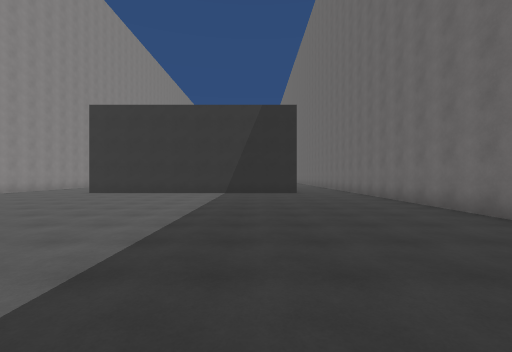
View 1 (above)

16 first-person views from a walk through a Unity game level. The camera is 1.5 m above the floor, looks level and sees 90° across. The floor is counted in squares, 2.01 m on a side. Each view is taken from the middle of a square. On the plan, view 1 faces up. The plan holds only what a view shows up to about 9 squares ahead; the rest is blank. The place goes on beyond the plan. The player is left out.

View 2
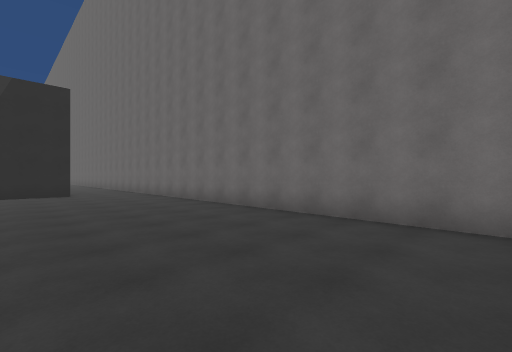

View 3
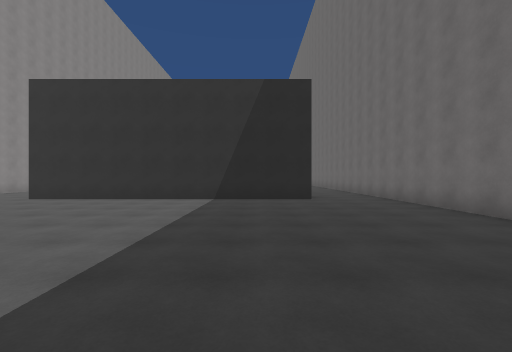

View 4
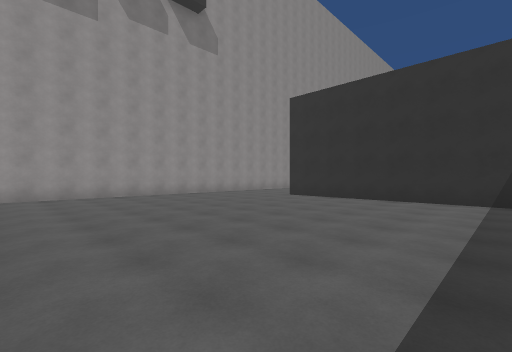

View 5
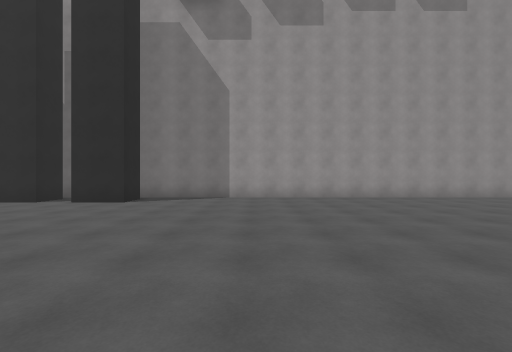

View 6
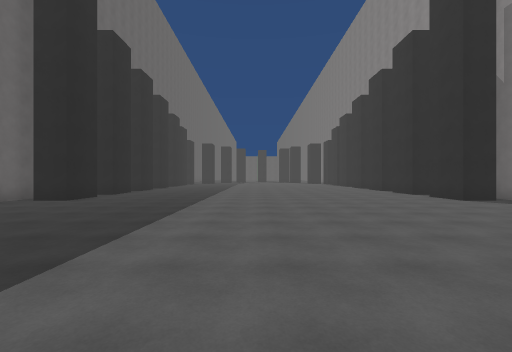

View 7
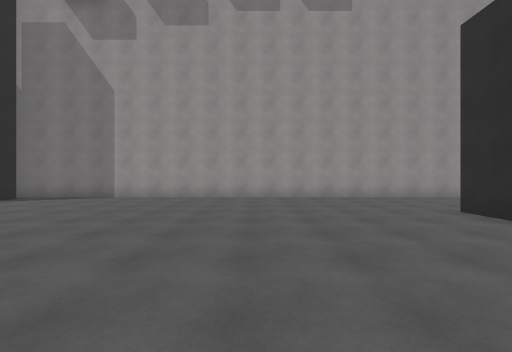

View 8
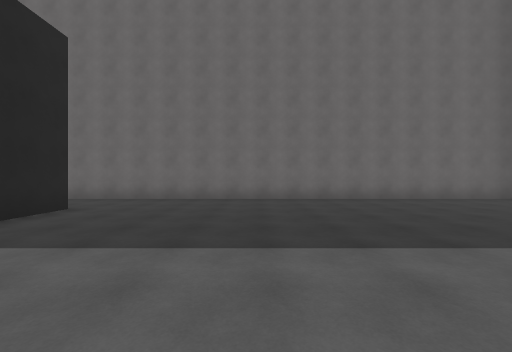

View 9
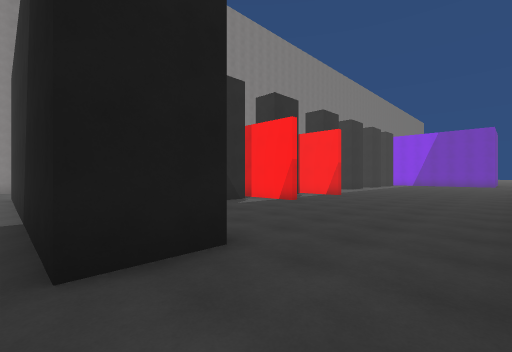

View 10
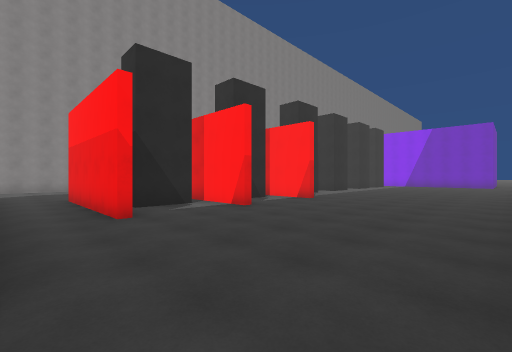

View 11
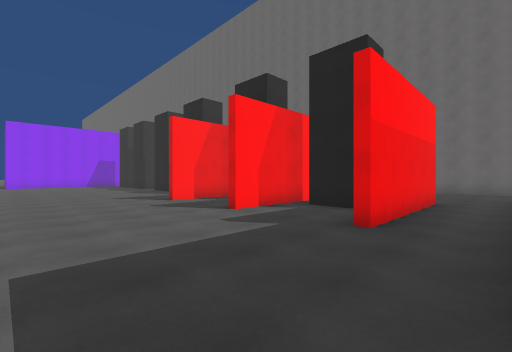

View 12
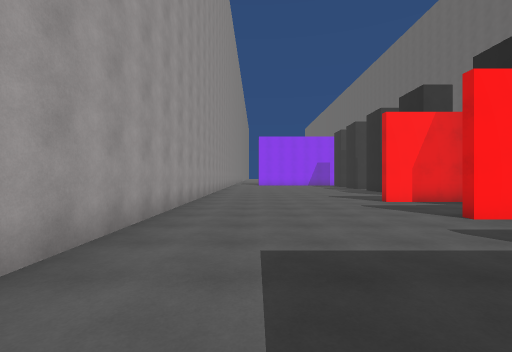

View 13
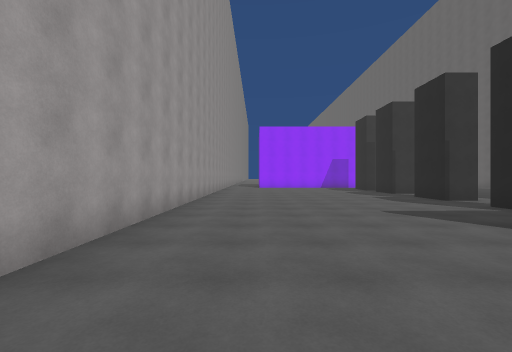

View 14
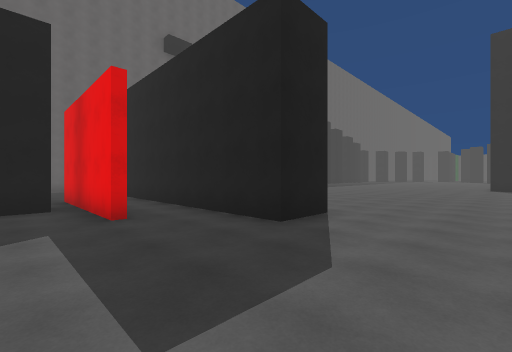

View 15
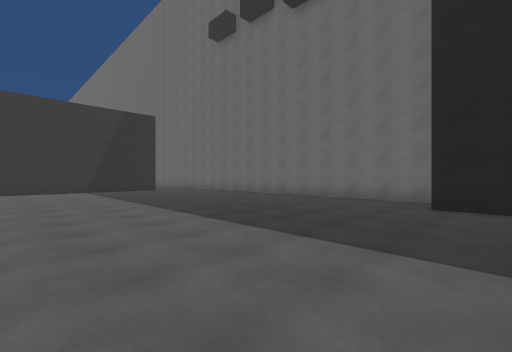

View 16
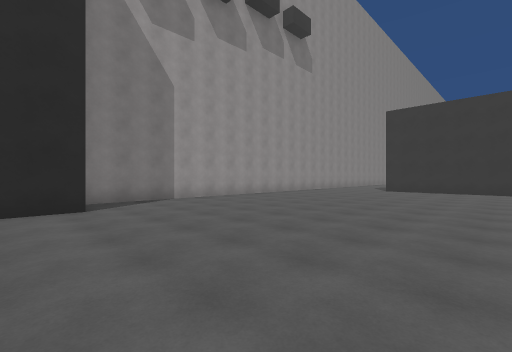

### Floor plan
Points are (right, up) in squares from view 1. A wall is a line through its corners. A room is listed if a view was taken in it or the views show most of it. See-through windows are left out.
Room 1 (views 1, 2, 3, 4, 5, 6, 7, 8, 9, 10, 11, 12, 13, 14, 15, 16)
walls: (-0.8, 14.4) (-5.2, 14.4); (-3.3, 15.2) (-3.3, 16.8); (-5.2, 14.7) (-0.9, 14.7); (1.8, 12.9) (1.8, 11.3) (-7.3, 11.3) (-7.3, 12.8) (-0.5, 12.8); (-2.3, 16.8) (-2.3, 15.2); (-0.8, 17.4) (-5.2, 17.4); (-2.3, 19.5) (-2.3, 19); (-3, 20.4) (-5.2, 20.4); (-0.8, 20.4) (-1.4, 20.4); (-3.3, 22.6) (-3.3, 23.2); (-2.2, 24.8) (-3.3, 24.8) (-3.3, 26); (-10.4, -0.7) (-9.3, -0.7) (-9.3, -2.2); (2.7, -2) (2.7, -0.7) (3.8, -0.7); (4.4, -1.5) (4.4, 13.1); (-10.9, 25.9) (-10.9, -1.5)

Where each view was taken, in squares from view 1:
view 1: 0 up, 0 right, facing up
view 2: 0 up, 0 right, facing up-right
view 3: 3 up, 0 right, facing up
view 4: 3 up, 1 left, facing up-left
view 5: 3 up, 2 left, facing left
view 6: 7 up, 3 left, facing down
view 7: 7 up, 2 left, facing left
view 8: 7 up, 4 left, facing right
view 9: 11 up, 4 right, facing up-left
view 10: 13 up, 4 right, facing up-left
view 11: 13 up, 9 left, facing up-right
view 12: 13 up, 9 left, facing up
view 13: 17 up, 9 left, facing up
view 14: 16 up, 10 left, facing down-right
view 15: 2 down, 4 left, facing up-right
view 16: 2 down, 3 left, facing up-left
